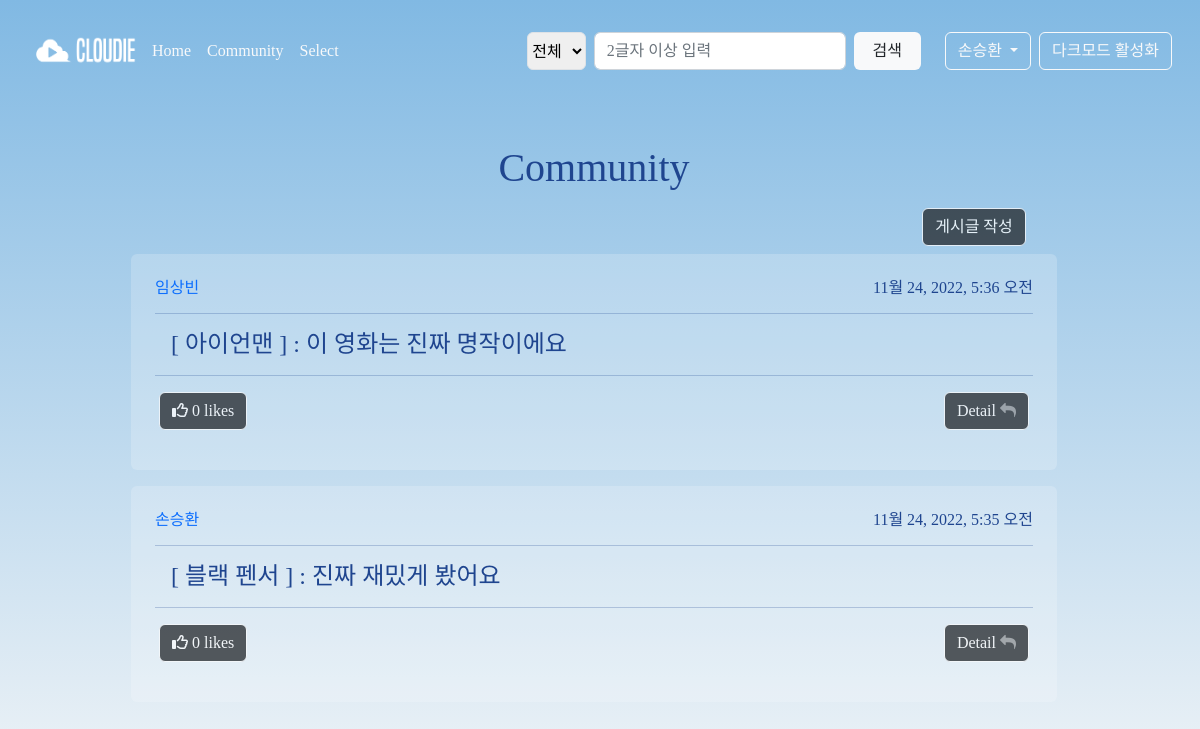
/community/ (signed in), run on an earlier commit of the app's database.
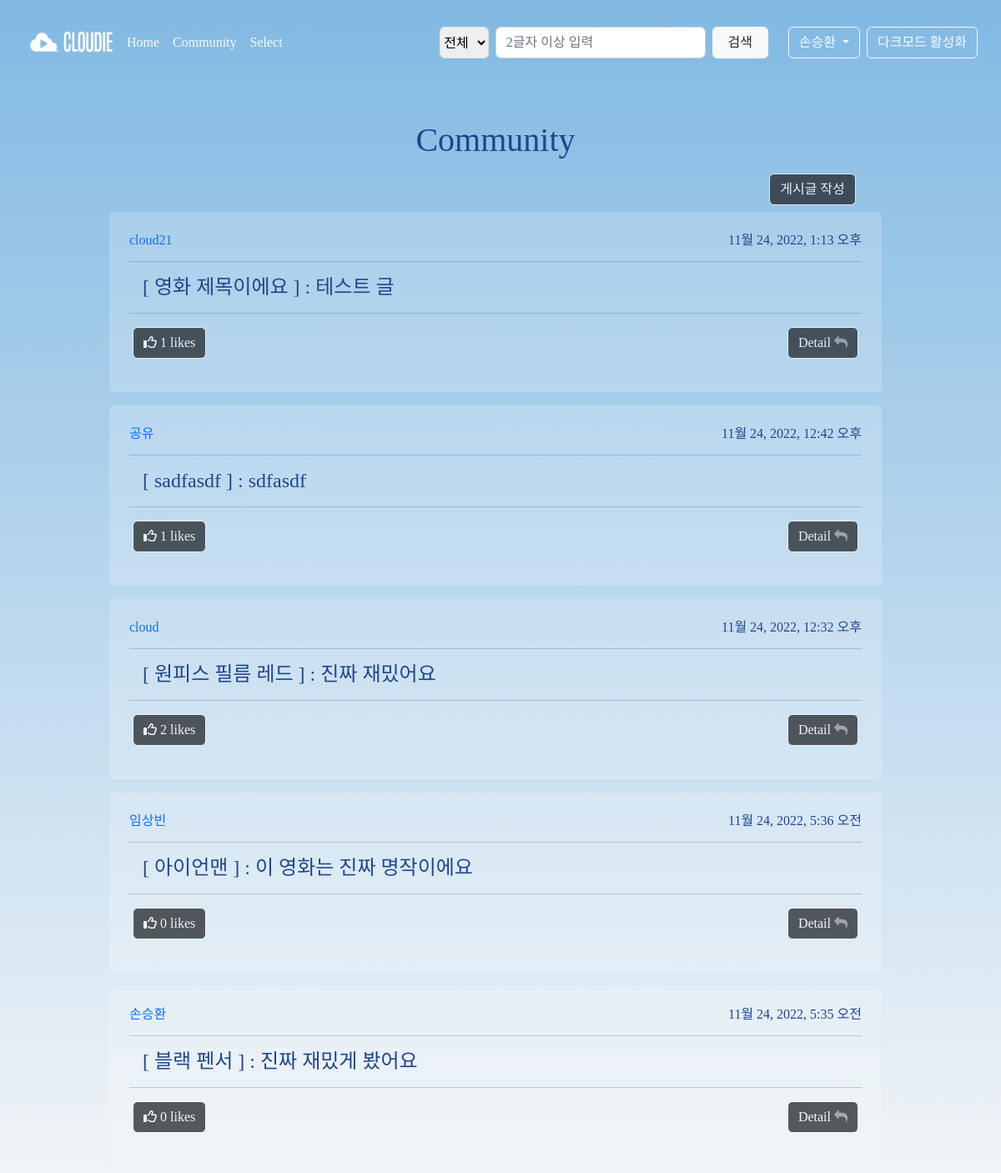
And on a later commit of the database.
### accounts/models.py (models this page shows)
class User(AbstractUser):
    class GenderChoices(models.TextChoices):
        MALE = '남성', '남성'
        FEMALE = '여성', '여성'
    followings = models.ManyToManyField('self', symmetrical=False, related_name='followers')
    lovings = models.ManyToManyField('self', symmetrical=False, related_name='lovers')
    favorite = models.IntegerField(null=True)
    age = models.IntegerField(null=True)
    gender = models.CharField(choices=GenderChoices.choices, max_length=2, blank=True)
    phone_number = models.CharField(validators=[RegexValidator(r'010-?[1-9]\d{3}-?\d{4}$')], max_length=13, blank=True)
    self_introduce = models.TextField(null=True)

### community/models.py (models this page shows)
class Review(models.Model):
    title = models.CharField(max_length=100)
    movie_title = models.CharField(max_length=50)
    rank = models.IntegerField()
    content = models.TextField()
    created_at = models.DateTimeField(auto_now_add=True)
    updated_at = models.DateTimeField(auto_now=True)
    user = models.ForeignKey(settings.AUTH_USER_MODEL, on_delete=models.CASCADE)
    like_users = models.ManyToManyField(settings.AUTH_USER_MODEL, related_name='like_reviews')

### community/views.py (the view)
# urls.py: path('', views.index, name='index'),
@login_required
@require_GET
def index(request):
    reviews = Review.objects.order_by('-pk')
    context = {
        'reviews': reviews,
    }
    return render(request, 'community/index.html', context)

### community/templates/community/index.html (shortened to what this page needs)
{% extends 'base.html' %}
{% block content %}
<link href="https://maxcdn.bootstrapcdn.com/font-awesome/4.7.0/css/font-awesome.min.css" rel="stylesheet">
<h1 class="my-3 text-center">Community</h1>
<div class="container">
  <div class="row d-flex justify-content-center">
    <div class="offset-8 col-4 d-flex justify-content-center">
      <a class="btn btn-dark opacity-75 border border-light" href="{% url 'community:create' %}">게시글 작성</a>
    </div>
    {% for review in reviews %}
      <div class="col-10">
        <div class="media my-2">
          <div id="review" class="media-body p-4 rounded">
            <div class="row d-flex">
              <a class="col-4 m-0" href="{% url 'accounts:profile' review.user.username %}">
                <h6 class="m-0">{{ review.user }}</h6>
              </a>
              <h6 class="col-8 text-end m-0">{{ review.created_at }}</h6>
            </div>
            <hr>
            <h4 class="mx-3">[ {{ review.movie_title }} ] : {{ review.title }}</h3>
            <hr class="">
            <ul class="row px-3 d-flex align-items-center justify-content-center">
              <div class="col-3 px-0">
                <form class="like-forms" data-review-id="{{ review.pk }}">
                  {% if user in review.like_users.all %}
                    <button id="likeBtn-{{ review.pk }}" class="btn btn-dark opacity-75 text-light border border-light">
                      <i id="like-{{ review.pk }}" class="fa-solid fa-thumbs-up"></i> <span id="likes-count-{{ review.pk }}">{{ review.like_users.all|length }} likes</span>
                    </button>
                  {% else %}
                    <button id="likeBtn-{{ review.pk }}" class="btn btn-dark opacity-75 text-light border border-light">
                      <i id="like-{{ review.pk }}" class="fa-regular fa-thumbs-up"></i> <span id="likes-count-{{ review.pk }}">{{ review.like_users.all|length }} likes</span>
                    </button>
                  {% endif %}
                </form>
              </div>
              <div class="col-9 px-0 text-end">
                <a class="btn btn-dark opacity-75 text-light border border-light" href="{% url 'community:detail' review.pk %}">
                  Detail <i class="fa fa-reply g-pos-rel g-top-1 g-mr-3 opacity-50"></i>
                </a>
              </div>
            </ul>
          </div>
        </div>
      </div>
    {% endfor %}
  </div>
{% endblock %}

### templates/base.html (shortened to what this page needs)
<!DOCTYPE html>
<html lang="en">
  <head>
    <link href="https://cdn.jsdelivr.net/npm/bootstrap@5.2.0-beta1/dist/css/bootstrap.min.css" rel="stylesheet">
</head>
<body>
  <nav class="mx-3 navbar navbar-expand-lg fixed-top">
    <div class="container-fluid">
      <a class="m-2 navbar-brand" href="{% url 'movies:index' %}">
        <img id="logo" src="/media/cloudie_white.png" alt="" width="100" height="60">
      </a>
      <div class="collapse navbar-collapse" id="navbarNavAltMarkup">
        <div class="navbar-nav">
          <a class="nav-link active text-light" aria-current="page" href="{% url 'movies:index' %}">Home</a>
          <a class="nav-link text-light" href="{% url 'community:index' %}">Community</a>
          <a class="nav-link text-light" href="{% url 'movies:select' %}">Select</a>
        </div>
      </div>
      <form id="searchForm" class="d-flex mx-3" role="search" method="get" action="{% url "movies:search" %}">
        <select style="width: 6em;" class="border rounded custom-select custom-select-md mx-2" name="type">
            <option value="all">전체</option>
        </select>
        <input id="search" class="form-control me-2" type="search" placeholder="2글자 이상 입력" aria-label="Search" name="movie">
        <button class="col-2 btn bg-light" type="submit">검색</button>
      </form>
      <div class="dropdown mx-2">
        <button class="btn border border-light opacity-100 dropdown-toggle my-3 text-light" type="button" data-bs-toggle="dropdown" aria-expanded="false">
          {% if user.username %}
            {{ user.username }}
          {% else %}
            Anonymous
          {% endif %}
        </button>
      </div>
      <button id="modeselect" class="btn border border-light opacity-100 text-light">다크모드 활성화</button>
    </div>
  </nav>
  {% block content %}
  {% endblock content %}
</body>
</html>

What changed in the data, as far as the page shows it:
added Review: user "cloud21", created_at "11월 24, 2022, 1:13 오후", movie_title "영화 제목이에요", title "테스트 글", like_users.all|length "1"
added Review: user "공유", created_at "11월 24, 2022, 12:42 오후", movie_title "sadfasdf", title "sdfasdf", like_users.all|length "1"
added Review: user "cloud", created_at "11월 24, 2022, 12:32 오후", movie_title "원피스 필름 레드", title "진짜 재밌어요", like_users.all|length "2"
